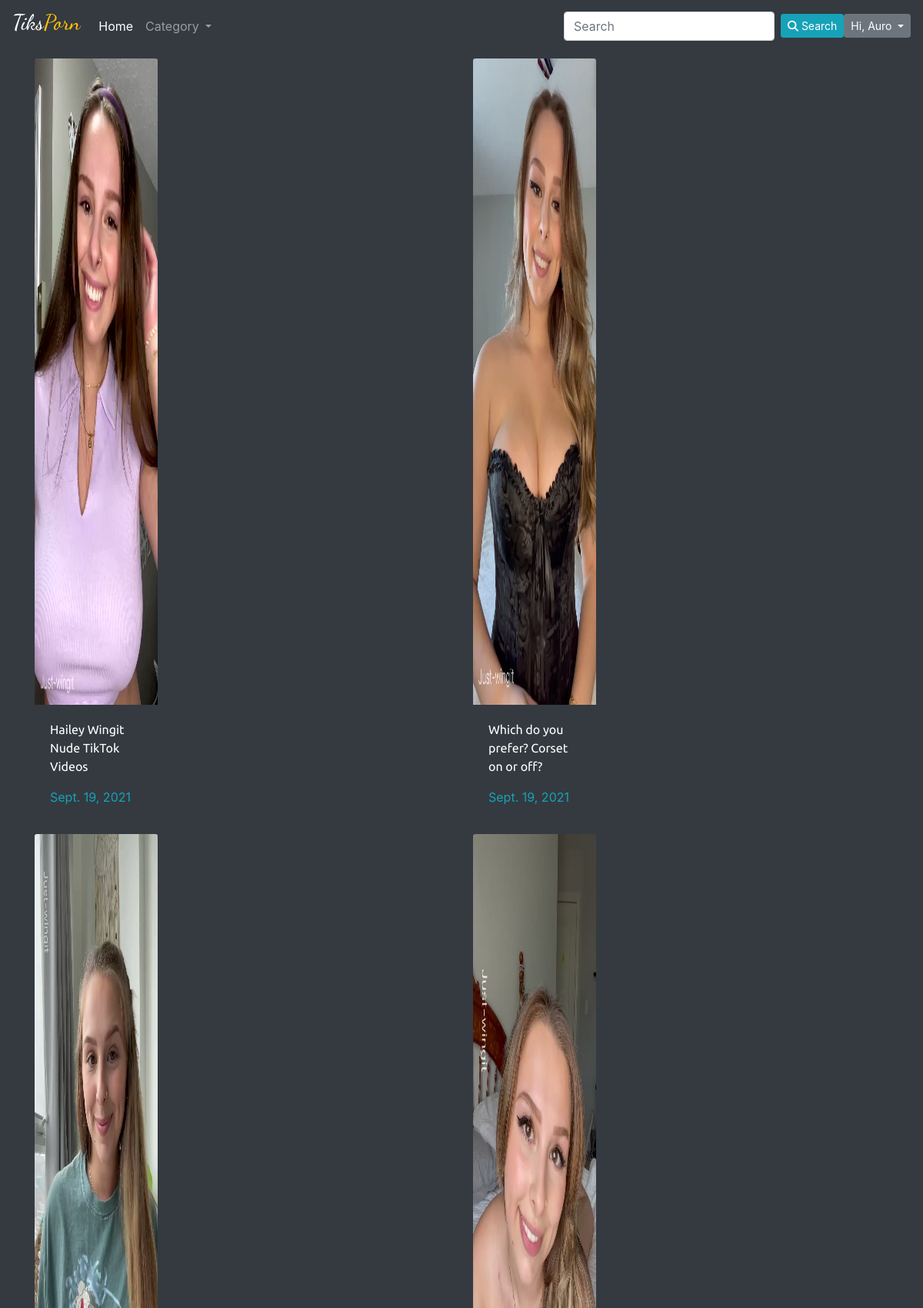
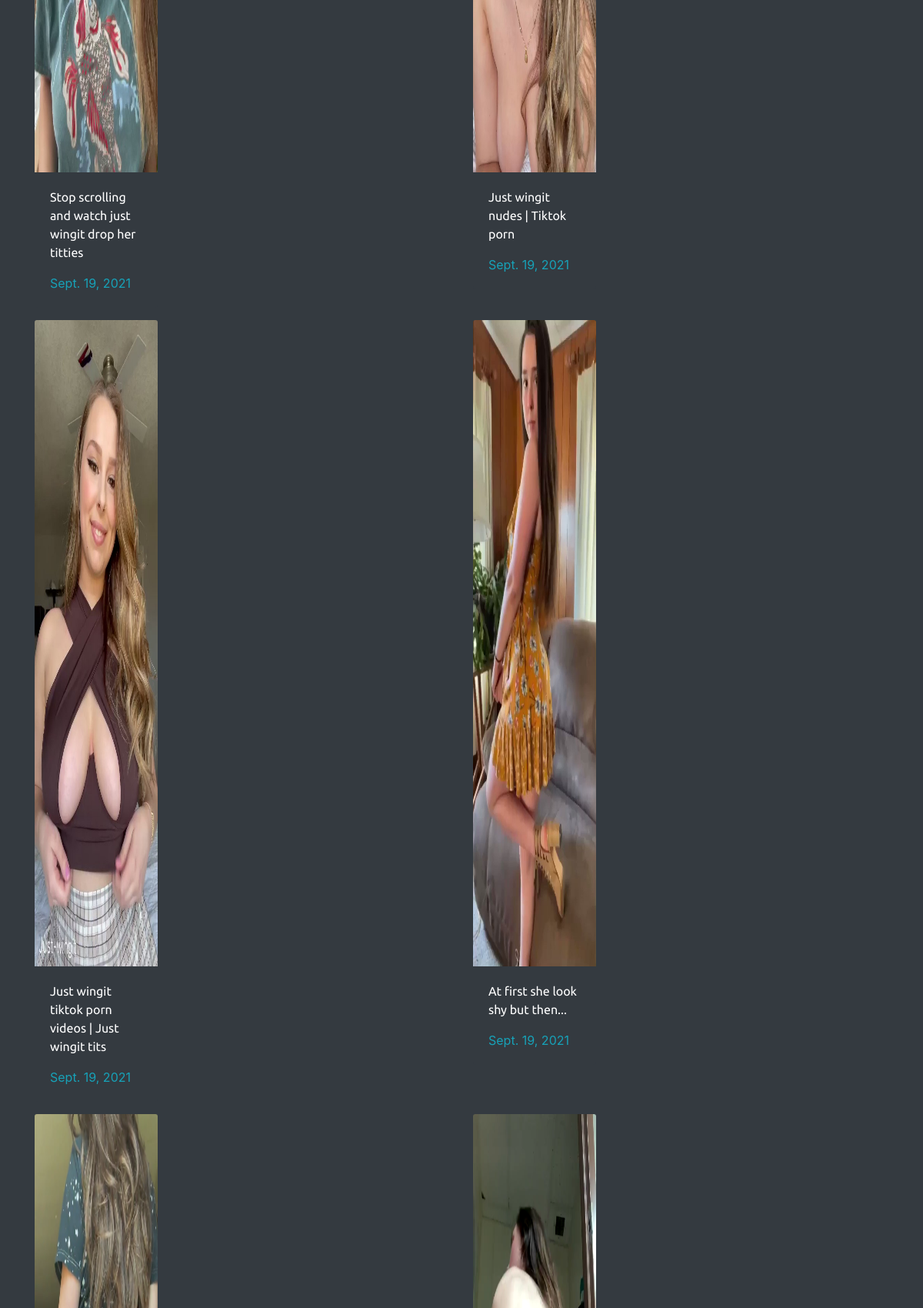
The app's page / (signed in, upper part) with its own data (2 pictures, top to bottom).
### home/models.py (models this page shows, shortened)
class Video(models.Model):
	user = models.ForeignKey(User, on_delete=models.CASCADE)
	title = models.CharField(max_length=100)
	desc = models.TextField()
	video_file = models.FileField(upload_to='videos/')
	thumbnail = models.FileField(upload_to='videos/thumbnail/')
	pub_date = models.DateField(auto_now_add=True)
	tags = TaggableManager()
	likes = models.IntegerField(default=0)
	video_views = models.ManyToManyField(User, related_name='video_views')

### home/views.py (the view)
# urls.py: path('', index, name='home'),
def index(request):
	vids= Video.objects.all().order_by('-id')
	paginator= Paginator(vids,20)
	page_num=request.GET.get('page', 1)
	vids= paginator.page(page_num)
	context={'vids':vids}
	return render(request, 'home.html', context)

### templates/home.html (shortened to what this page needs)
{% extends 'base.html' %}
{% block body%}
  <div class="container">
    <div class="row">
   {% for vid in vids %}
   <div class="col-6">
  <div class="border-0 my-2 bg-dark card" style="width: 10rem;">
  <a href="{% url 'watch-video' vid.id %}"><img class="card-img-top" src="{{vid.thumbnail.url}}" alt="Card image cap"> </a>
  <div class="card-body">
    <a class="dn" href="{% url 'watch-video' vid.id %}"><p class="d text-white">{{vid.title}}</p></a>
    <div class="text-info">
    {{vid.pub_date}}
    </div>
  </div>
 </div>
   </div>
 {% endfor %}
    </div>
</div>
{% endblock %}

### templates/base.html (shortened to what this page needs)
<!doctype html>
<html lang="en">
{% load static %}
  <head>
    <link rel="stylesheet" href="https://stackpath.bootstrapcdn.com/bootstrap/4.3.1/css/bootstrap.min.css">
    <link href="https://unpkg.com/aos@2.3.1/dist/aos.css" rel="stylesheet">
  </head>
  <body class="bg-dark">
    <nav class="navbar navbar-expand-lg navbar-dark bg-dark">
  <a class="navbar-brand" href="{% url 'home' %}"><h3>Tiks<span class="text-warning">Porn</span> </h3></a>
  <div class="collapse navbar-collapse" id="navbarSupportedContent">
    <ul class="navbar-nav mr-auto">
      <li class="nav-item active">
        <a class="nav-link" href="{% url 'home' %}">Home <span class="sr-only">(current)</span></a>
      <li class="nav-item dropdown">
        <a class="nav-link dropdown-toggle" href="#" id="navbarDropdown" role="button" data-toggle="dropdown" aria-haspopup="true" aria-expanded="false">
          Category
        </a>
      </li>
    </ul>
    <form action="{% url 'search' %}" method="post" class="form-inline my-2 my-lg-0">
      <input class="form-control mr-sm-2" type="search" placeholder="Search" name="srch" required>
      <button class="btn btn-info btn-sm my-2 my-sm-0" type="submit"><i class="fa fa-search" aria-hidden="true"></i> Search</button>
    </form>
 {% if user.is_authenticated %}
 <div class="dropdown float-right">
  <button class="btn btn-secondary btn-sm dropdown-toggle" type="button" id="dropdownMenuButton" data-toggle="dropdown" aria-haspopup="true" aria-expanded="false">
    Hi, {{request.user}}
  </button>
</div>
 {% endif %}
</nav>
    {% block body %}
    {% endblock %}
  </body>
</html>

### records on screen
Video: thumbnail (picture), title "Hailey Wingit Nude TikTok Videos", pub_date "Sept. 19, 2021"
Video: thumbnail (picture), title "Which do you prefer? Corset on or off?", pub_date "Sept. 19, 2021"
Video: thumbnail (picture), title "Stop scrolling and watch just wingit drop her titties", pub_date "Sept. 19, 2021"
Video: thumbnail (picture), title "Just wingit nudes | Tiktok porn", pub_date "Sept. 19, 2021"
Video: thumbnail (picture), title "Just wingit tiktok porn videos | Just wingit tits", pub_date "Sept. 19, 2021"
Video: thumbnail (picture), title "At first she look shy but then...", pub_date "Sept. 19, 2021"
Video: thumbnail (picture)
Video: thumbnail (picture)

### other values on screen
{{ request.user }} "Auro"
